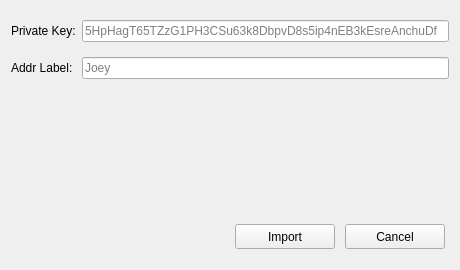
<?xml version="1.0" encoding="UTF-8"?>
<ui version="4.0">
 <class>ImportKeys</class>
 <widget class="QDialog" name="ImportKeys">
  <property name="geometry">
   <rect>
    <x>0</x>
    <y>0</y>
    <width>460</width>
    <height>270</height>
   </rect>
  </property>
  <property name="windowTitle">
   <string>ImportKeys</string>
  </property>
  <layout class="QGridLayout" name="gridLayout">
   <item row="0" column="0">
    <widget class="QLabel" name="keyLabel">
     <property name="text">
      <string>Private Key:</string>
     </property>
    </widget>
   </item>
   <item row="0" column="1">
    <widget class="QLineEdit" name="keyEdit">
     <property name="enabled">
      <bool>true</bool>
     </property>
     <property name="placeholderText">
      <string>5HpHagT65TZzG1PH3CSu63k8DbpvD8s5ip4nEB3kEsreAnchuDf</string>
     </property>
    </widget>
   </item>
   <item row="4" column="0" colspan="2">
    <layout class="QHBoxLayout" name="horizontalLayout_3">
     <property name="spacing">
      <number>10</number>
     </property>
     <property name="sizeConstraint">
      <enum>QLayout::SetFixedSize</enum>
     </property>
     <property name="topMargin">
      <number>15</number>
     </property>
     <property name="rightMargin">
      <number>4</number>
     </property>
     <item>
      <spacer name="horizontalSpacer">
       <property name="orientation">
        <enum>Qt::Horizontal</enum>
       </property>
       <property name="sizeHint" stdset="0">
        <size>
         <width>40</width>
         <height>20</height>
        </size>
       </property>
      </spacer>
     </item>
     <item>
      <widget class="QPushButton" name="importButton">
       <property name="minimumSize">
        <size>
         <width>100</width>
         <height>25</height>
        </size>
       </property>
       <property name="text">
        <string>Import</string>
       </property>
       <property name="autoDefault">
        <bool>false</bool>
       </property>
      </widget>
     </item>
     <item>
      <widget class="QPushButton" name="quitButton">
       <property name="minimumSize">
        <size>
         <width>100</width>
         <height>25</height>
        </size>
       </property>
       <property name="text">
        <string>Cancel</string>
       </property>
       <property name="autoDefault">
        <bool>false</bool>
       </property>
      </widget>
     </item>
    </layout>
   </item>
   <item row="3" column="0" colspan="2">
    <widget class="QLabel" name="statusLabel">
     <property name="sizePolicy">
      <sizepolicy hsizetype="Preferred" vsizetype="Fixed">
       <horstretch>0</horstretch>
       <verstretch>0</verstretch>
      </sizepolicy>
     </property>
     <property name="minimumSize">
      <size>
       <width>0</width>
       <height>100</height>
      </size>
     </property>
     <property name="text">
      <string/>
     </property>
     <property name="alignment">
      <set>Qt::AlignLeading|Qt::AlignLeft|Qt::AlignTop</set>
     </property>
     <property name="wordWrap">
      <bool>true</bool>
     </property>
    </widget>
   </item>
   <item row="1" column="1">
    <widget class="QLineEdit" name="labelEdit">
     <property name="placeholderText">
      <string>Joey</string>
     </property>
    </widget>
   </item>
   <item row="1" column="0">
    <widget class="QLabel" name="labelLabel">
     <property name="text">
      <string>Addr Label:</string>
     </property>
    </widget>
   </item>
  </layout>
 </widget>
 <layoutdefault spacing="6" margin="11"/>
 <resources/>
 <connections/>
</ui>
